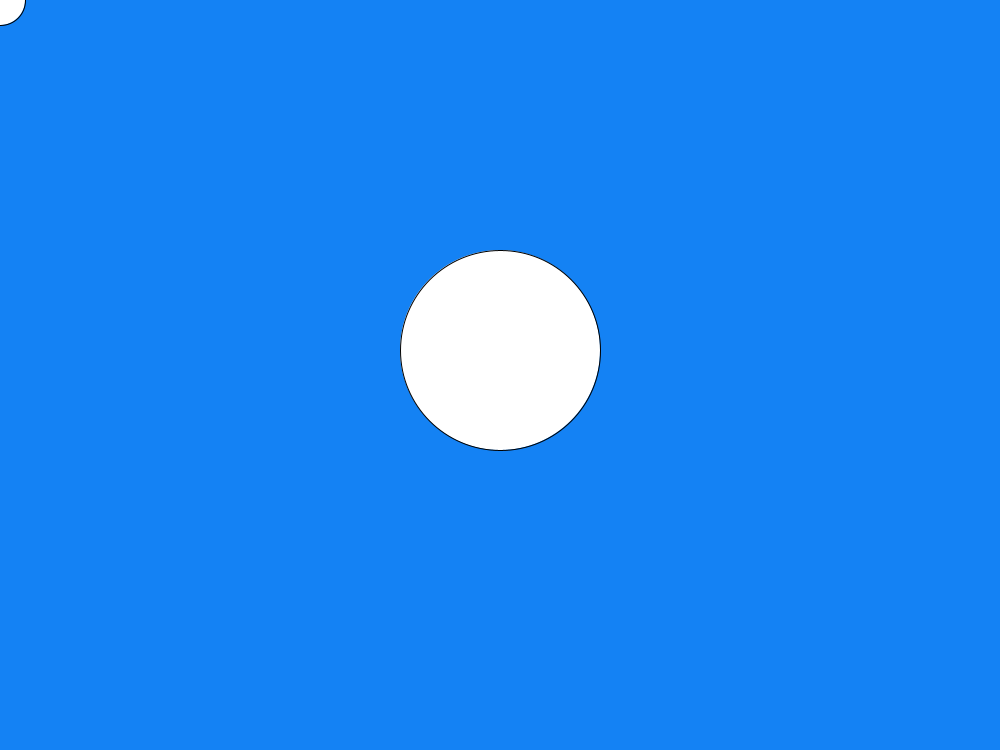
Frame 1 (no input)
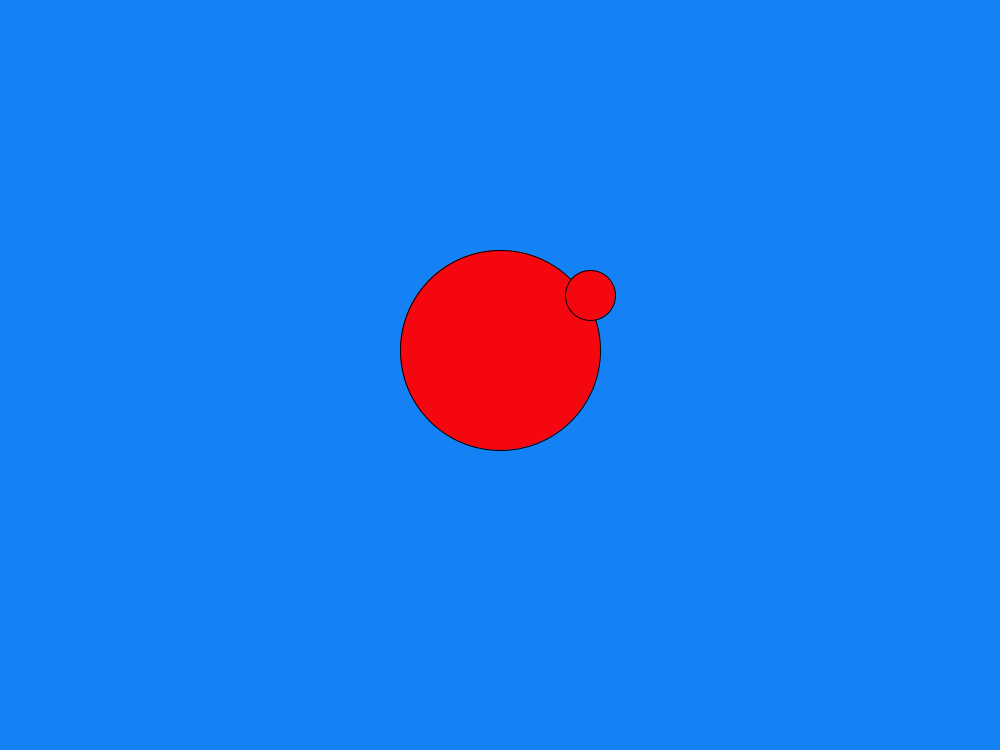
Frame 60 (the mouse pressed at the canvas centre just before this capture)
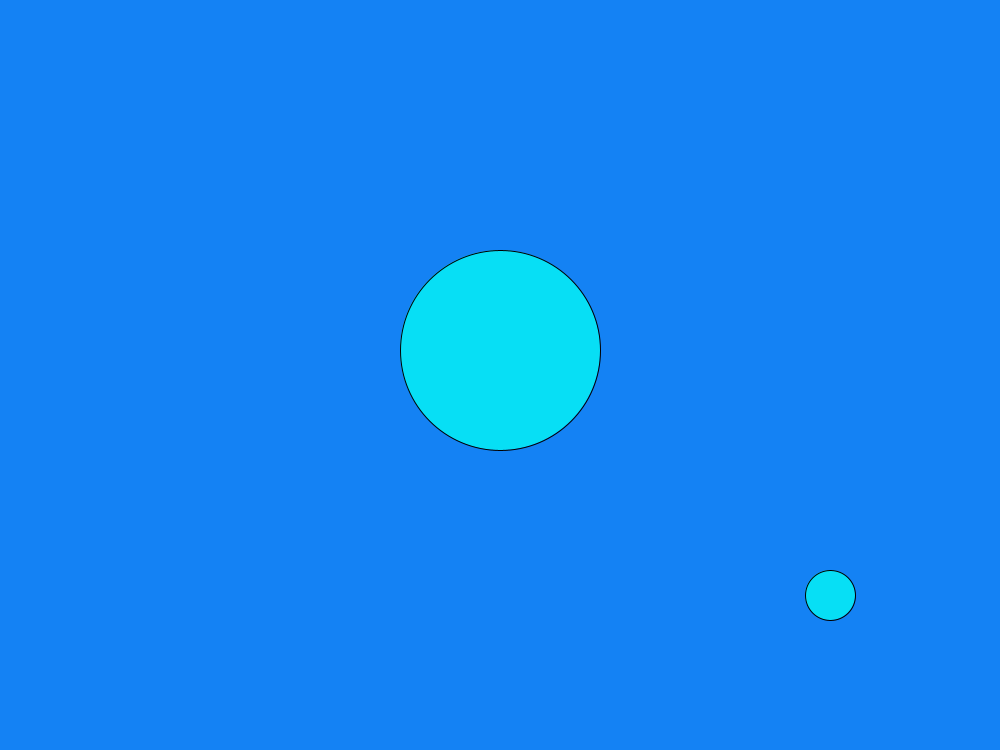
Frame 120 (the mouse held since frame 60 and released just before this capture)

The Processing sketch that drew these frames (run headless with seeded random() and noise(); from frame 60 on, the mouse is pressed at the canvas centre):

// Processing sketch: Color_Bounce
// ── Color_Bounce.pde
int x;
int y;
int potato;
int saboo;
void setup() {
 background(0);
  size (1000, 750);
  x=0;
  y=0;
  potato=10;
  saboo=5;

}

void draw() {
   background(20,130,244);
ellipse(500,350,200,200);
ellipse(x, y, 50, 50);
  x=x+potato;
  y=y+saboo;
  if (x > width) {
    potato= -10;
  }
  if (y > height) {
    saboo= -5;
  }
  if (x < 0) {
    potato= 10;
  }
  if ( y < 0) {
    saboo= 5;
  }
  if (x > 350){
    fill(#F5070F);}
    if (x < 200){
      fill(#07F530);}
      if (y > 350){
        fill(#07DFF5);}
        if (y < 200){
          fill(#AD07F5);}
}
